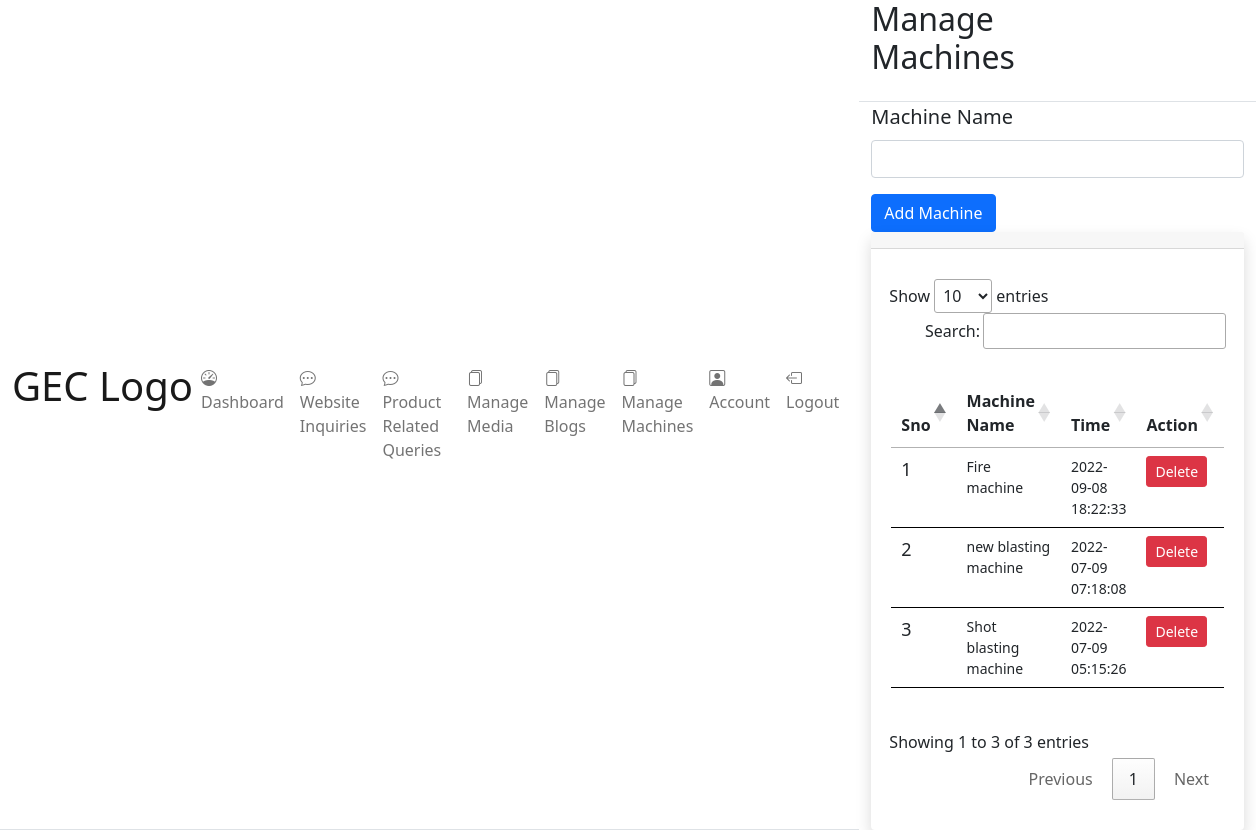
Page /frontend/user/manage_machine.php (signed in) on the committed database.
### tables this page shows
CREATE TABLE `machine` (
  `id` int(255) NOT NULL,
  `machine` text NOT NULL,
  `created_at` timestamp NOT NULL DEFAULT current_timestamp(),
  `updated_at` timestamp NULL DEFAULT NULL ON UPDATE current_timestamp(),
  `deleted_at` timestamp NULL DEFAULT NULL
);

### frontend/user/manage_machine.php (the view, shortened to what this page needs)
<?php
include("../../backend/config.php");
?>
<!DOCTYPE html>
<html lang="en">
<head>
    <?php require('./user_components/header_links.php'); ?>
</head>
<body>
    <div class="d-flex flex-column flex-lg-row h-lg-full bg-surface-secondary">
        <?php require('./user_components/side_bar.php'); ?>
        <div class="h-screen flex-grow-1 overflow-y-lg-auto">
            <header class="bg-surface-primary border-bottom pt-6">
                <div class="container-fluid">
                    <div class="mb-npx">
                        <div class="row align-items-center">
                            <div class="col-sm-6 col-12 mb-4 mb-sm-0">
                                <h1 class="h2 mb-0 ls-tight mb-4">Manage Machines</h1>
                            </div>
                        </div>
                    </div>
                </div>
            </header>
            <main class="py-6 bg-surface-secondary">
                <div class="container-fluid">
                    <form action="/gec/crm/backend/user/new_machine.php" method="POST">
                        <div class="mb-3">
                            <label for="machine" class="form-label fs-5">Machine Name</label>
                            <input type="text" name="machine" class="form-control" id="machine">
                        </div>
                        <button type="submit" class="btn btn-primary">Add Machine</button>
                    </form>
                    <div class="card shadow border-0 mb-7">
                        <div class="card-header">
                        </div>
                        <div class="table-responsive" style="padding: 30px 18px;">
                            <table class="table table-hover table-nowrap" id="myTable" style="border: 0px solid black !important; padding: 30px 2px;">
                                <thead class="thead-light">
                                    <tr>
                                        <th style="font-size: 16px;">Sno</th>
                                        <th style="font-size: 16px;">Machine Name</th>
                                        <th style="font-size: 16px;">Time</th>
                                        <th style="font-size: 16px;">Action</th>
                                    </tr>
                                </thead>
                                <tbody>
                                    <?php
                                    $stmt = "SELECT id,machine,created_at FROM machine WHERE machine.deleted_at IS NULL order by created_at desc";
                                    $sql = mysqli_prepare($conn, $stmt);
                                    $result = mysqli_stmt_execute($sql);
                                    if ($result) {
                                        $data = mysqli_stmt_get_result($sql);
                                        $sno = 1;
                                        while ($row = mysqli_fetch_array($data)) {
                                    ?>
                                            <tr>
                                                <td style="font-size: 18px;">
                                                    <?php echo $sno; ?>
                                                </td>
                                                <td style="font-size: 14px;">
                                                    <?php echo $row["machine"]; ?>
                                                </td>
                                                <td style="font-size: 14px;">
                                                    <?php echo $row["created_at"]; ?>
                                                </td>
                                                <td>
                                                <form action="./manage_machine.php" method="POST">
                                                    <button type="submit" class="btn btn-danger btn-sm delete"> Delete </button>
                                                </form>
                                                </td>
                                            </tr>
                                    <?php
                                            $sno++;
                                        }
                                    } else {
                                        echo mysqli_error($conn);
                                    }
                                    ?>
                                </tbody>
                            </table>
                        </div>
                    </div>
                </div>
            </main>
        </div>
    </div>
</body>
</html>

### rows in the picture
machine: machine "Fire machine", created_at "2022-09-08 18:22:33"
machine: machine "new blasting machine", created_at "2022-07-09 07:18:08"
machine: machine "Shot blasting machine", created_at "2022-07-09 05:15:26"
